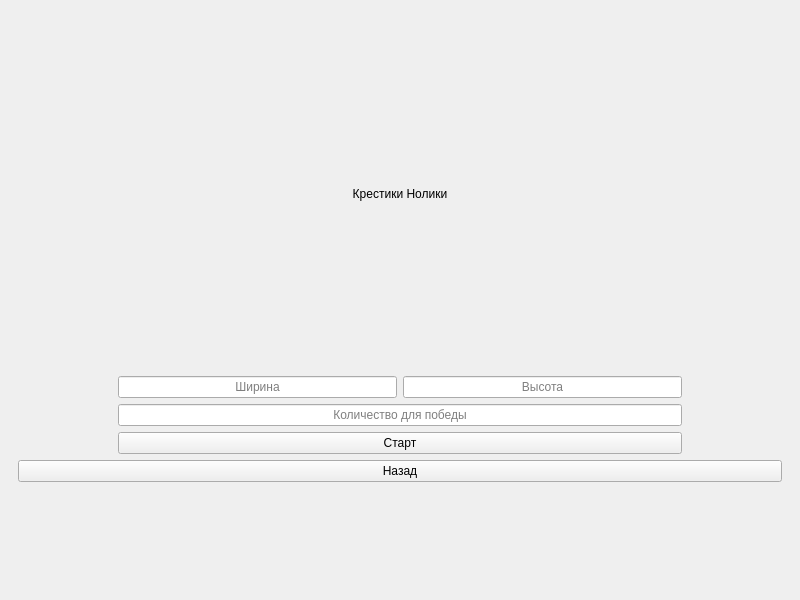
<?xml version="1.0" encoding="UTF-8"?>
<ui version="4.0">
 <class>App</class>
 <widget class="QMainWindow" name="App">
  <property name="geometry">
   <rect>
    <x>0</x>
    <y>0</y>
    <width>800</width>
    <height>600</height>
   </rect>
  </property>
  <property name="windowTitle">
   <string>MainWindow</string>
  </property>
  <widget class="QWidget" name="body">
   <layout class="QVBoxLayout" name="verticalLayout_Body">
    <item>
     <widget class="QWidget" name="tictactoe_start_page" native="true">
      <layout class="QVBoxLayout" name="verticalLayout_TicTacToePage">
       <item>
        <widget class="QLabel" name="ttt_game_name">
         <property name="text">
          <string>Крестики Нолики</string>
         </property>
         <property name="alignment">
          <set>Qt::AlignCenter</set>
         </property>
        </widget>
       </item>
       <item>
        <layout class="QGridLayout" name="ttt_inputs">
         <property name="leftMargin">
          <number>100</number>
         </property>
         <property name="rightMargin">
          <number>100</number>
         </property>
         <item row="0" column="0">
          <widget class="QLineEdit" name="ttt_width">
           <property name="alignment">
            <set>Qt::AlignCenter</set>
           </property>
           <property name="placeholderText">
            <string>Ширина</string>
           </property>
          </widget>
         </item>
         <item row="0" column="1">
          <widget class="QLineEdit" name="ttt_height">
           <property name="alignment">
            <set>Qt::AlignCenter</set>
           </property>
           <property name="placeholderText">
            <string>Высота</string>
           </property>
          </widget>
         </item>
         <item row="2" column="0" colspan="2">
          <widget class="QPushButton" name="ttt_start">
           <property name="text">
            <string>Старт</string>
           </property>
          </widget>
         </item>
         <item row="1" column="0" colspan="2">
          <widget class="QLineEdit" name="ttt_win_cnt">
           <property name="alignment">
            <set>Qt::AlignCenter</set>
           </property>
           <property name="placeholderText">
            <string>Количество для победы</string>
           </property>
          </widget>
         </item>
        </layout>
       </item>
       <item>
        <widget class="QPushButton" name="ttt_back">
         <property name="text">
          <string>Назад</string>
         </property>
        </widget>
       </item>
       <item>
        <spacer name="bottom_spacer">
         <property name="orientation">
          <enum>Qt::Horizontal</enum>
         </property>
         <property name="sizeHint" stdset="0">
          <size>
           <width>40</width>
           <height>100</height>
          </size>
         </property>
        </spacer>
       </item>
      </layout>
     </widget>
    </item>
   </layout>
  </widget>
 </widget>
 <resources/>
 <connections/>
</ui>
